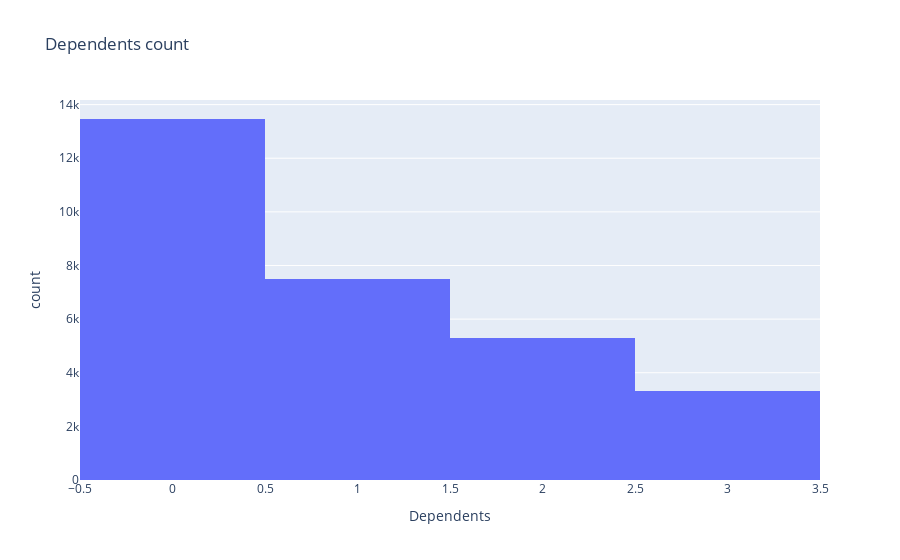

This figure's notebook cell:
### Code cell
px.histogram(data,x='Dependents',title='Dependents count')

### Figure 1 — Plotly figure (JSON) as saved in the notebook; plotly's stock layout.template omitted (floating-point values rounded to 4 significant figures; data arrays with more than 128 entries replaced by an {"elided": "..."} marker saying what was removed)
{"data": [{"alignmentgroup": "True", "bingroup": "x", "hovertemplate": "Dependents=%{x}<br>count=%{y}<extra></extra>", "legendgroup": "", "marker": {"color": "#636efa", "pattern": {"shape": ""}}, "name": "", "offsetgroup": "", "orientation": "v", "showlegend": false, "type": "histogram", "x": {"elided": "29562 int values"}, "xaxis": "x", "yaxis": "y"}], "layout": {"autosize": true, "barmode": "relative", "legend": {"tracegroupgap": 0}, "title": {"text": "Dependents count"}, "xaxis": {"anchor": "y", "autorange": true, "domain": [0, 1], "range": [-0.5, 3.5], "title": {"text": "Dependents"}, "type": "linear"}, "yaxis": {"anchor": "x", "autorange": true, "domain": [0, 1], "range": [0, 14170.0], "title": {"text": "count"}}}}
